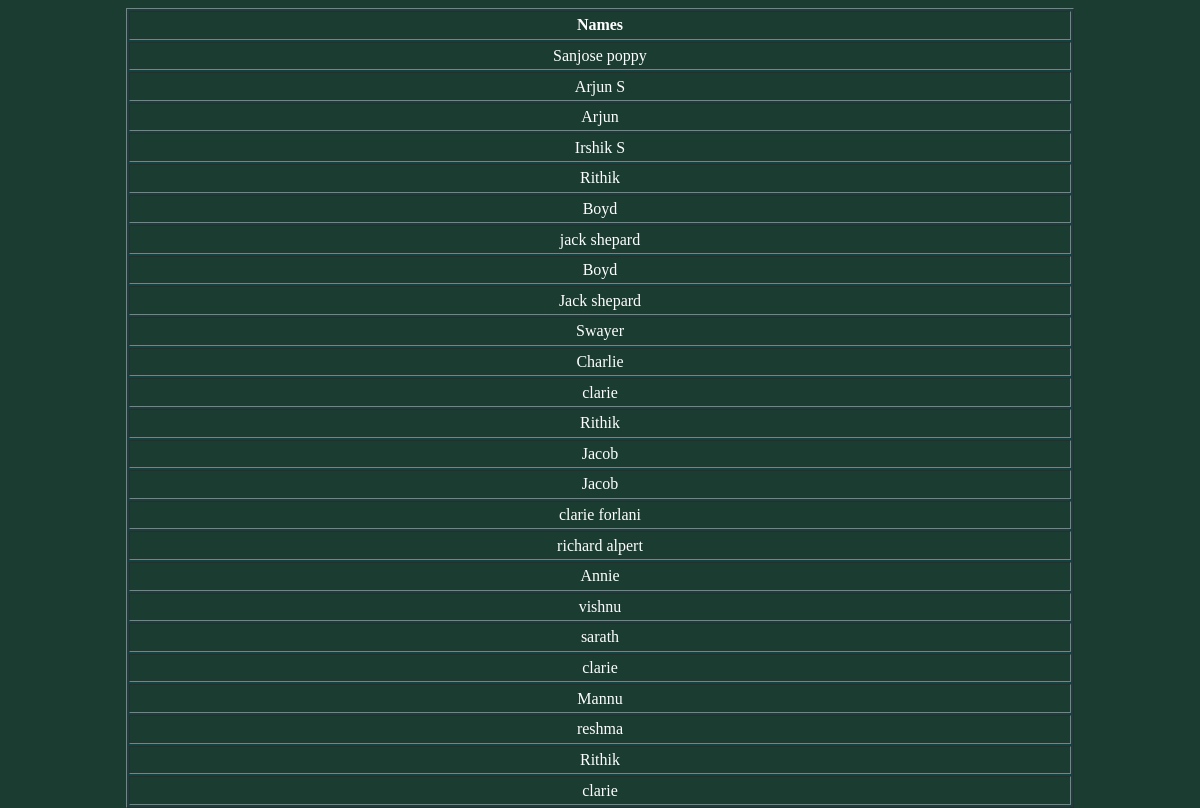
/2, run on the app's committed database.
### spiderapp/models.py (models this page shows, shortened)
class Student(models.Model):
    name=models.CharField(max_length=100)
    result=models.FloatField()

### spiderapp/views.py (the view)
# urls.py: path("2",views.list,name='list'),
def list(request):
   var=Student.objects.all()
   return render(request,'list.html',{'var':var})

### template/list.html (shortened to what this page needs)
<!DOCTYPE html>
<html lang="en">
<head>
</head>
<body>
    <table class="tab" border="1" >
        <tr><th>Names</th></tr>
     {% for i in var %}
     <tr>
       <td> {{i.name}}</td>
    </tr>
     {% endfor %}
    </table>
</body>
</html>

### template/list.html (style rules this page uses)
body,html { height: 100%; }
* { background-color: rgb(27, 60, 48); }
.tab { text-align: center; background-color: rgb(18, 65, 65); width: 80%; height:100%; position: relative; left: 10%; color: white; }

### data on the page
Student: name "Sanjose poppy"
Student: name "Arjun S"
Student: name "Arjun"
Student: name "Irshik S"
Student: name "Rithik"
Student: name "Boyd"
Student: name "jack shepard"
Student: name "Boyd"
Student: name "Jack shepard"
Student: name "Swayer"
Student: name "Charlie"
Student: name "clarie"
Student: name "Rithik"
Student: name "Jacob"
Student: name "Jacob"
Student: name "clarie forlani"
Student: name "richard alpert"
Student: name "Annie"
Student: name "vishnu"
Student: name "sarath"
Student: name "clarie"
Student: name "Mannu"
Student: name "reshma"
Student: name "Rithik"
Student: name "clarie"
